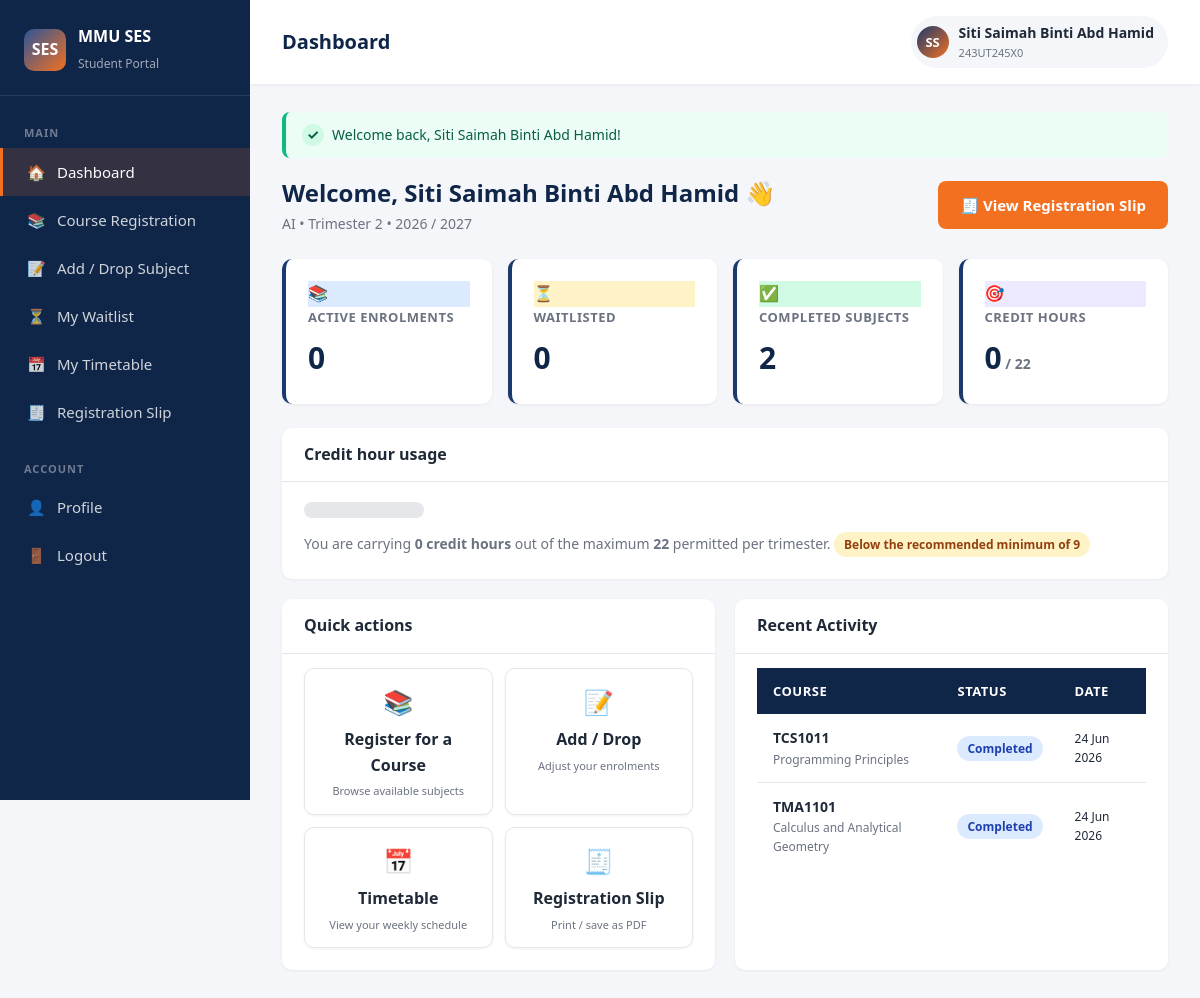
The page /student/dashboard.php (signed in) on the database its author committed.
### tables this page shows
CREATE TABLE enrollments (
    id                INT AUTO_INCREMENT PRIMARY KEY,
    student_id        INT NOT NULL,
    course_id         INT NOT NULL,
    enrollment_date   TIMESTAMP DEFAULT CURRENT_TIMESTAMP,
    status            ENUM('enrolled','waitlisted','dropped','completed')
                          NOT NULL DEFAULT 'enrolled',
    waitlist_position INT DEFAULT NULL,
    FOREIGN KEY (student_id) REFERENCES students(id)  ON DELETE CASCADE,
    FOREIGN KEY (course_id)  REFERENCES courses(id)   ON DELETE CASCADE,
    UNIQUE KEY uq_student_course (student_id, course_id)
);

CREATE TABLE courses (
    id              INT AUTO_INCREMENT PRIMARY KEY,
    course_code     VARCHAR(20)  NOT NULL UNIQUE,
    course_name     VARCHAR(150) NOT NULL,
    lecturer_name   VARCHAR(100) NOT NULL,
    credit_hours    INT          NOT NULL DEFAULT 3,
    quota           INT          NOT NULL DEFAULT 30,
    enrolled_count  INT          NOT NULL DEFAULT 0,
    programme       VARCHAR(50)  NOT NULL,
    trimester       INT          NOT NULL DEFAULT 1,
    schedule_info   VARCHAR(200) DEFAULT '',
    created_at      TIMESTAMP    DEFAULT CURRENT_TIMESTAMP
);

### includes/bootstrap.php (called while the page is built, shortened)
<?php
spl_autoload_register(function (string $cls): void {
    foreach (['models', 'controllers'] as $dir) {
        $path = APP_ROOT . '/' . $dir . '/' . $cls . '.php';
        if (is_file($path)) {
            return;
        }
    }
});
require_once APP_ROOT . '/includes/auth.php';

### models/Database.php (called while the page is built, shortened)
<?php
class Database {
    private static ?PDO $instance = null;
    public static function pdo(): PDO {
        if (self::$instance === null) {
            $dsn = 'mysql:host=' . DB_HOST
                 . ';dbname=' . DB_NAME
                 . ';charset=utf8mb4';
            try {
                self::$instance = new PDO($dsn, DB_USER, DB_PASS, [
                    PDO::ATTR_ERRMODE            => PDO::ERRMODE_EXCEPTION,
                    PDO::ATTR_DEFAULT_FETCH_MODE => PDO::FETCH_ASSOC,
                    PDO::ATTR_EMULATE_PREPARES   => false,
                ]);
            } catch (PDOException $e) {
                http_response_code(500);
                die(self::renderConnectionError($e->getMessage()));
            }
        }
        return self::$instance;
    }
}

### models/EnrollmentModel.php (called while the page is built, shortened)
<?php
class EnrollmentModel {
    public static function forStudent(int $studentId, ?string $status = null): array {
        $sql = 'SELECT e.id, e.status, e.enrollment_date, e.waitlist_position,
                       c.id   AS course_id,
                       c.course_code, c.course_name, c.lecturer_name,
                       c.credit_hours, c.schedule_info, c.quota, c.enrolled_count
                  FROM enrollments e
                  JOIN courses c ON c.id = e.course_id
                 WHERE e.student_id = :sid';
        $params = [':sid' => $studentId];
        if ($status !== null) {
            $sql .= ' AND e.status = :st';
            $params[':st'] = $status;
        }
        $sql .= ' ORDER BY e.status, c.course_code';
        $stmt = Database::pdo()->prepare($sql);
        $stmt->execute($params);
        return $stmt->fetchAll();
    }
    public static function activeForStudent(int $studentId): array {
        return self::forStudent($studentId, 'enrolled');
    }
    public static function waitlistedForStudent(int $studentId): array {
        return self::forStudent($studentId, 'waitlisted');
    }
    public static function currentCreditHours(int $studentId): int {
        $sql = 'SELECT COALESCE(SUM(c.credit_hours), 0)
                  FROM enrollments e
                  JOIN courses c ON c.id = e.course_id
                 WHERE e.student_id = :sid AND e.status = "enrolled"';
        $stmt = Database::pdo()->prepare($sql);
        $stmt->execute([':sid' => $studentId]);
        return (int)$stmt->fetchColumn();
    }
}

### student/dashboard.php (the view, shortened to what this page needs)
<?php
require_once __DIR__ . '/../includes/bootstrap.php';
$user = current_user();
$enrolled   = EnrollmentModel::activeForStudent($user['id']);
$waitlisted = EnrollmentModel::waitlistedForStudent($user['id']);
$completed  = EnrollmentModel::forStudent($user['id'], 'completed');
$credit_now = EnrollmentModel::currentCreditHours($user['id']);
$credit_cap = MAX_CREDIT_HOURS_PER_TRIMESTER;
$recent = array_slice(
    EnrollmentModel::forStudent($user['id']),
    0, 5
);
require_once __DIR__ . '/../includes/header.php';
?>
<div class="page-header">
    <div>
        <h2>Welcome, <?= e($user['full_name']) ?> 👋</h2>
        <p>
            <?= e($user['programme']) ?> • Trimester <?= (int)$user['trimester'] ?> •
            <?= e(ACADEMIC_YEAR_LABEL) ?>
        </p>
    </div>
    <a class="btn btn-accent" href="<?= base_url('student/slip.php') ?>">🧾 View Registration Slip</a>
</div>
<div class="stats-grid">
    <div class="stat-card">
        <div class="stat-icon" style="background:#dbeafe;">📚</div>
        <div>
            <div class="stat-label">Active Enrolments</div>
            <div class="stat-value"><?= count($enrolled) ?></div>
        </div>
    </div>
    <div class="stat-card">
        <div class="stat-icon" style="background:#fef3c7;">⏳</div>
        <div>
            <div class="stat-label">Waitlisted</div>
            <div class="stat-value"><?= count($waitlisted) ?></div>
        </div>
    </div>
    <div class="stat-card">
        <div class="stat-icon" style="background:#d1fae5;">✅</div>
        <div>
            <div class="stat-label">Completed Subjects</div>
            <div class="stat-value"><?= count($completed) ?></div>
        </div>
    </div>
    <div class="stat-card">
        <div class="stat-icon" style="background:#ede9fe;">🎯</div>
        <div>
            <div class="stat-label">Credit Hours</div>
            <div class="stat-value"><?= $credit_now ?><span style="font-size:14px;color:var(--text-muted);"> / <?= $credit_cap ?></span></div>
        </div>
    </div>
</div>
<div class="card">
    <div class="card-header"><h3>Credit hour usage</h3></div>
    <div class="card-body">
        <div class="quota-bar" style="height:16px;">
        </div>
        <p style="margin-top:10px;color:var(--text-muted);font-size:14px;">
            You are carrying <strong><?= $credit_now ?> credit hours</strong> out of the maximum
            <strong><?= $credit_cap ?></strong> permitted per trimester.
            <?php if ($credit_now < MIN_CREDIT_HOURS_PER_TRIMESTER): ?>
                <span class="badge badge-warning">Below the recommended minimum of <?= MIN_CREDIT_HOURS_PER_TRIMESTER ?></span>
            <?php elseif ($credit_now >= $credit_cap): ?>
                <span class="badge badge-danger">At the cap</span>
            <?php endif; ?>
        </p>
    </div>
</div>
<div class="two-col">
    <div class="card">
        <div class="card-header"><h3>Quick actions</h3></div>
        <div class="card-body">
            <div class="quick-actions">
                <a class="quick-action" href="<?= base_url('student/courses.php') ?>">
                    <div class="icon">📚</div>
                    <strong>Register for a Course</strong>
                    <small>Browse available subjects</small>
                </a>
                <a class="quick-action" href="<?= base_url('student/my_courses.php') ?>">
                    <div class="icon">📝</div>
                    <strong>Add / Drop</strong>
                    <small>Adjust your enrolments</small>
                </a>
                <a class="quick-action" href="<?= base_url('student/timetable.php') ?>">
                    <div class="icon">📅</div>
                    <strong>Timetable</strong>
                    <small>View your weekly schedule</small>
                </a>
                <a class="quick-action" href="<?= base_url('student/slip.php') ?>">
                    <div class="icon">🧾</div>
                    <strong>Registration Slip</strong>
                    <small>Print / save as PDF</small>
                </a>
            </div>
        </div>
    </div>
    <div class="card">
        <div class="card-header"><h3>Recent Activity</h3></div>
        <div class="card-body" style="padding:0;">
            <?php if (empty($recent)): ?>
                <div class="empty-state">
                    <div class="icon">📭</div>
                    <p>No enrolment activity yet.</p>
                </div>
            <?php else: ?>
                <table style="margin:0;">
                    <thead><tr><th>Course</th><th>Status</th><th>Date</th></tr></thead>
                    <tbody>
                        <?php foreach ($recent as $r): ?>
                            <tr>
                                <td>
                                    <strong><?= e($r['course_code']) ?></strong>
                                    <div style="font-size:12px;color:var(--text-muted);"><?= e($r['course_name']) ?></div>
                                </td>
                                <td><?= status_badge($r['status'], $r['waitlist_position'] ?? null) ?></td>
                                <td style="font-size:12px;"><?= e(date('d M Y', strtotime($r['enrollment_date']))) ?></td>
                            </tr>
                        <?php endforeach; ?>
                    </tbody>
                </table>
            <?php endif; ?>
        </div>
    </div>
</div>
<?php require_once __DIR__ . '/../includes/footer.php'; ?>

### includes/auth.php (shortened to what this page needs)
<?php
function current_user(): array {
    return [
        'id'        => $_SESSION['user_id']    ?? null,
        'role'      => $_SESSION['role']       ?? null,
        'full_name' => $_SESSION['full_name']  ?? '',
        'login_id'  => $_SESSION['login_id']   ?? '',
        'programme' => $_SESSION['programme']  ?? '',
        'trimester' => $_SESSION['trimester']  ?? 0,
    ];
}
function base_url(string $path = ''): string {
    $script = $_SERVER['SCRIPT_NAME'];
    $dir = str_replace('\\', '/', dirname($script));
    if (basename($dir) === 'student' || basename($dir) === 'admin') {
        $dir = dirname($dir);
    }
    $dir = rtrim($dir, '/');
    return $dir . '/' . ltrim($path, '/');
}
function e(string $s): string {
    return htmlspecialchars($s, ENT_QUOTES, 'UTF-8');
}
function flash_get(): ?array {
    if (!empty($_SESSION['flash'])) {
        $f = $_SESSION['flash'];
        return $f;
    }
    return null;
}
function flash_render(): string {
    $f = flash_get();
    $cls = 'alert-info';
    $icon = 'i';
    switch ($f['type']) {
        case 'success': $cls = 'alert-success'; $icon = '✓'; break;
    }
    return '<div class="alert ' . $cls . '">'
         . '<span class="alert-icon">' . $icon . '</span>'
         . '<span>' . e($f['message']) . '</span>'
         . '</div>';
}
function status_badge(string $status, ?int $position = null): string {
    $map = [
        'enrolled'   => ['Enrolled',   'badge-success'],
        'waitlisted' => ['Waitlisted', 'badge-warning'],
        'dropped'    => ['Dropped',    'badge-muted'],
        'completed'  => ['Completed',  'badge-info'],
    ];
    [$label, $cls] = $map[$status] ?? [ucfirst($status), 'badge-muted'];
    return '<span class="badge ' . $cls . '">' . e($label) . '</span>';
}

### assets/css/style.css (style rules this page uses)
* { margin: 0; padding: 0; box-sizing: border-box; }
:root { --primary: #1a3a6e; --primary-dark: #102648; --primary-light: #2d5598; --accent: #f37021; --accent-dark: #d85b10; --bg: #f4f6fa; --surface: #ffffff; --text: #1f2937; --text-muted: #6b7280; --border: #e5e7eb; --success: #10b981; --warning: #f59e0b; --danger: #ef4444; --radius: 10px; --shadow-sm: 0 1px 3px rgba(0,0,0,0.06); --shadow: 0 4px 12px rgba(0,0,0,0.08); --shadow-lg: 0 10px 30px rgba(0,0,0,0.12); }
body { font-family: 'Segoe UI', system-ui, -apple-system, Tahoma, sans-serif; background-color: var(--bg); color: var(--text); line-height: 1.6; min-height: 100vh; }
a { color: var(--primary); text-decoration: none; }
.btn { display: inline-flex; align-items: center; justify-content: center; gap: 8px; padding: 12px 22px; background: var(--primary); color: #fff; border: none; border-radius: 8px; font-size: 15px; font-weight: 600; cursor: pointer; transition: all 0.2s; text-decoration: none; }
.btn-accent { background: var(--accent); }
.alert { padding: 12px 16px; border-radius: 8px; margin-bottom: 16px; font-size: 14px; border-left: 4px solid; }
.alert-success { background: #ecfdf5; color: #065f46; border-color: var(--success); }
.page-header { margin-bottom: 24px; display: flex; justify-content: space-between; align-items: center; flex-wrap: wrap; gap: 12px; }
.page-header h2 { font-size: 24px; color: var(--primary-dark); }
.page-header p { color: var(--text-muted); font-size: 14px; }
.card { background: var(--surface); border-radius: var(--radius); box-shadow: var(--shadow-sm); padding: 22px; margin-bottom: 20px; }
.stats-grid { display: grid; grid-template-columns: repeat(auto-fit, minmax(200px, 1fr)); gap: 16px; margin-bottom: 24px; }
.stat-card { background: var(--surface); border-radius: var(--radius); padding: 22px; box-shadow: var(--shadow-sm); border-left: 4px solid var(--primary); }
.stat-card .stat-label { font-size: 13px; color: var(--text-muted); text-transform: uppercase; letter-spacing: 0.5px; font-weight: 600; }
.stat-card .stat-value { font-size: 30px; font-weight: 700; color: var(--primary-dark); margin-top: 6px; }
.quick-actions { display: grid; grid-template-columns: repeat(auto-fit, minmax(180px, 1fr)); gap: 16px; }
.quick-action { background: var(--surface); border-radius: var(--radius); padding: 22px; box-shadow: var(--shadow-sm); text-align: center; transition: all 0.2s; cursor: pointer; display: block; }
table { width: 100%; border-collapse: collapse; }
thead tr { background: var(--primary-dark); color: #fff; }
th, td { padding: 13px 16px; text-align: left; font-size: 14px; }
th { font-weight: 600; font-size: 13px; text-transform: uppercase; letter-spacing: 0.5px; }
tbody tr { border-bottom: 1px solid var(--border); transition: background 0.15s; }
tbody tr:last-child { border-bottom: none; }
.badge { display: inline-block; padding: 3px 10px; border-radius: 20px; font-size: 12px; font-weight: 600; }
.badge-warning { background: #fef3c7; color: #92400e; }
.badge-info { background: #dbeafe; color: #1e40af; }
.quota-bar { background: var(--border); border-radius: 20px; height: 8px; overflow: hidden; width: 120px; display: inline-block; vertical-align: middle; }
.card-header { padding: 14px 22px; border-bottom: 1px solid #e5e7eb; margin: -22px -22px 14px -22px; }
.card-header h3 { margin: 0; font-size: 16px; color: var(--text); }
.card-body { padding: 0; }
.two-col { display: grid; grid-template-columns: 1fr 1fr; gap: 20px; margin-top: 18px; }
.alert-icon { display: inline-flex; width: 22px; height: 22px; align-items: center; justify-content: center; border-radius: 50%; margin-right: 8px; font-weight: 700; }
.alert-success .alert-icon { background: #d1fae5; }
.quick-actions { display: grid; grid-template-columns: repeat(auto-fill, minmax(170px, 1fr)); gap: 12px; }
.quick-action { display: block; padding: 14px; text-align: center; border: 1px solid #e5e7eb; border-radius: var(--radius); text-decoration: none; color: var(--text); transition: all .15s ease; }
.quick-action .icon { font-size: 24px; margin-bottom: 6px; }
.quick-action small { display: block; color: var(--text-muted); font-size: 11px; margin-top: 4px; }

### rows shown on the page
enrollments: course.course_code "TCS1011", course.course_name "Programming Principles", enrollment_date "24 Jun 2026"
enrollments: course.course_code "TMA1101", course.course_name "Calculus and Analytical Geometry", enrollment_date "24 Jun 2026"

### other values the page prints
$m['icon'] "🏠"
$m['label'] "Dashboard"
$m['icon'] "📚"
$m['label'] "Course Registration"
$m['icon'] "📝"
$m['label'] "Add / Drop Subject"
$m['icon'] "⏳"
$m['label'] "My Waitlist"
$m['icon'] "📅"
$m['label'] "My Timetable"
$m['icon'] "🧾"
$m['label'] "Registration Slip"
$m['icon'] "👤"
$m['label'] "Profile"
$m['icon'] "🚪"
